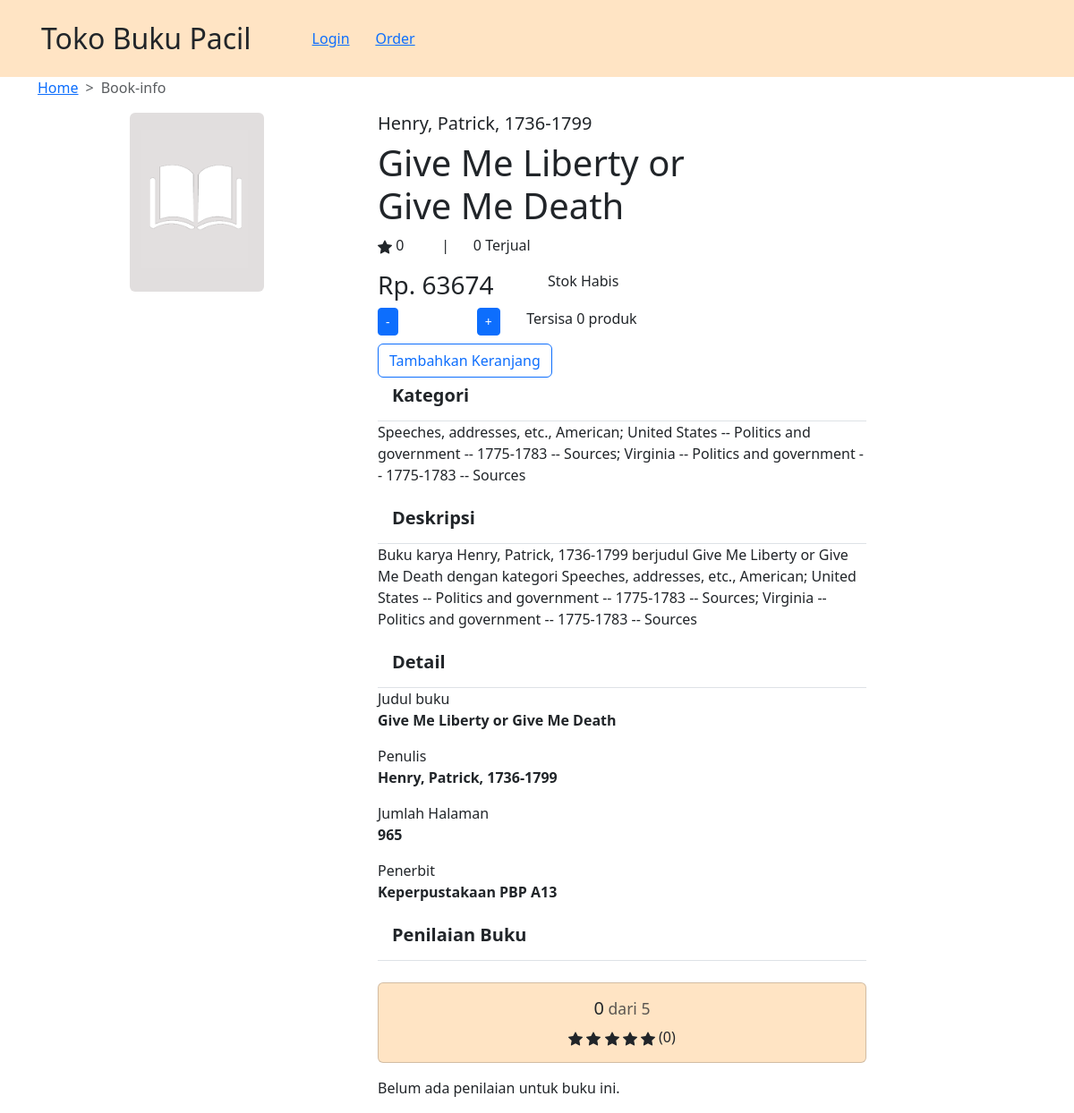
Screenshot of /book-info/6/ with the database file from the repository.
### book/models.py (models this page shows)
class Book(models.Model):
    title = models.CharField(max_length=511, null=True)
    image = models.ImageField( upload_to='book/images', null=True, blank=True)
    authors = models.CharField(max_length=511, null=True)
    categories = models.CharField(max_length=511, null=True)
    price = models.IntegerField(default = random.randint(25000, 200000))
    description = models.TextField(default = "")
    no_of_pages = models.IntegerField(default = random.randint(100,1000))
    stock = models.IntegerField(default=0)
    rating = models.IntegerField(default=0)
    jumlah_terjual = models.IntegerField(default=0)

### book_info/views.py (the view)
# urls.py: path('<int:id>/', show_info, name='show_info'),
def show_info(request, id):
    book = get_object_or_404(Book, pk=id)
    reviews = Review.objects.filter(book=book)
    context = {
        'book': book,
        'reviews': reviews,
    }
    return render(request, "book_info.html", context)

### book_info/templates/book_info.html (shortened to what this page needs)
{% extends 'base.html' %}
{% block content %}
<div class="container">
    <div class="row">
        <nav style="--bs-breadcrumb-divider: '>';" aria-label="breadcrumb">
            <ol class="breadcrumb">
                <li class="breadcrumb-item"><a href="{% url 'main:show_main' %}">Home</a></li>
                <li class="breadcrumb-item active" aria-current="page">Book-info</li>
            </ol>
        </nav>
    </div>
    <div class="row">
        <div class="col-4">
            <img src="/static/book/images/default_book.png" class="rounded mx-auto d-block" style="max-height:200px">
        </div>
        <div class="col-6">
            <div class="row">
                <div class="col-sm-9">
                    <div class="col">
                        <div class="row">
                            <h5>{{ book.authors }}</h5>
                        </div>
                        <div class="row">
                            <h1>{{ book.title }}</h1>
                        </div>
                        <div class="row">
                            <div class="col-2">
                                <p>
                                    {{ book.rating }}
                                </p>
                            </div>
                            <div class="col-1">
                                <p>|</p>
                            </div>
                            <div class="col-4">
                                <p>{{ book.jumlah_terjual }} Terjual</p>
                            </div>
                            <div class="col-5"></div>
                        </div>
                    </div>
                </div>
            </div>
            <div class="col">
                <div class="row">
                    <div class="col">
                        <h3>Rp. {{ book.price }}</h3>
                    </div>
                    {% if book.stock > 0 %}
                        <div class="col">
                            <p>Stok Tersedia</p>
                        </div>
                    {% else %}
                        <div class="col">
                            <p>Stok Habis</p>
                        </div>
                    {% endif %}
                    <div class="col-4"></div>
                </div>
                <div class="row">
                    <div class="col">
                        <div class="row">
                        <div class="col">
                            <button class="btn btn-primary btn-sm" onclick="decrementAmount('{{ book.id }}')">-</button>
                        </div>
                        <div class="col" id="jumlah-pembelian">{{ cart.jumlah_pembelian }}</div>
                        <div class="col">
                            <button class="btn btn-primary btn-sm" onclick="incrementAmount('{{ book.id }}')">+</button>
                        </div>
                        </div>
                    </div>
                    <div class="col">
                        <p>Tersisa {{ book.stock }} produk</p>
                    </div>
                    <div class="col-5"></div>
                </div>
                {% if request.user.is_authenticated %}
                    {% if book.stock > 0 %}
                        <a class="btn btn-outline-primary" href="#" role="button">Tambahkan Keranjang</button>
                    {% else %}
                        <a class="btn btn-outline-primary" href="#" role="button" disabled>Tambahkan Keranjang</button>
                    {% endif %}
                {% else %}
                    <a class="btn btn-outline-primary" href="{% url 'account:login_user' %}" role="button">Tambahkan Keranjang</a>
                {% endif %}
                <ul class="list-group list-group-flush">
                    <li class="list-group-item">
                        <h5><strong>Kategori</strong></h5>
                    </li>
                    <p>{{ book.categories }}</p>
                    <li class="list-group-item">
                        <h5><strong>Deskripsi</strong></h5>
                    </li>
                    <p>Buku karya {{ book.authors }} berjudul {{ book.title }} dengan kategori {{ book.categories }}</p>
                    <li class="list-group-item">
                        <h5><strong>Detail</strong></h5>
                    </li>
                    <span>
                        Judul buku
                        <p><strong>{{ book.title }}</strong></p>
                    </span>
                    <span>
                        Penulis
                        <p><strong>{{ book.authors }}</strong></p>
                    </span>
                    <span>
                        Jumlah Halaman
                        <p><strong>{{ book.no_of_pages }}</strong></p>
                    </span>
                    <span>
                        Penerbit
                        <p><strong>Keperpustakaan PBP A13</strong></p>
                    </span>
                    <li class="list-group-item">
                        <h5><strong>Penilaian Buku</strong></h5>
                    </li>
                    <br>
                    <div class="card mb-3" style="background-color: bisque;">
                        <div class="card-body">
                            <div class="text-center">
                                <h5 class="card-title">{{ book.rating }}<small class="text-body-secondary"> dari 5</small></h5>
                                <p class="card-text">
                                    ({{ reviews|length }})
                                </p>
                            </div>
                        </div>
                    </div>
                    {% if reviews|length > 0 %}
                        <div class="row row-cols-1 row-cols-md-3 g-4">
                            {% for review in reviews %}
                                <div class="col">
                                    <div class="card h-100">
                                        <div class="card-body">
                                            <h5 class="card-title">{{ review.user_name }}</h5>
                                            <h6 class="card-subtitle mb-2 text-body-secondary">
                                                <svg xmlns="http://www.w3.org/2000/svg" width="16" height="16" fill="currentColor" class="bi bi-star-fill" viewBox="0 0 16 16">
                                                    <path d="M3.612 15.443c-.386.198-.824-.149-.746-.592l.83-4.73L.173 6.765c-.329-.314-.158-.888.283-.95l4.898-.696L7.538.792c.197-.39.73-.39.927 0l2.184 4.327 4.898.696c.441.062.612.636.282.95l-3.522 3.356.83 4.73c.078.443-.36.79-.746.592L8 13.187l-4.389 2.256z"/>
                                                </svg>
                                                {{ review.rating }}
                                            </h6>
                                            <p class="card-text">{{ review.comment }}</p>
                                        </div>
                                    </div>
                                </div>
                            {% endfor %}
                        </div>
                    {% else %}
                        <p>Belum ada penilaian untuk buku ini.</p>
                    {% endif %}
                </ul>
            </div>
        </div>
    </div>
</div>
{% endblock %}

### rows the page displays
Book: authors "Henry, Patrick, 1736-1799", title "Give Me Liberty or Give Me Death", rating "0", jumlah_terjual "0", price "63674", stock "0", categories "Speeches, addresses, etc., American; United States -- Politics and government -- 1775-1783 -- Sources; Virginia -- Politics and government -- 1775-1783 -- Sources", no_of_pages "965"

### other values shown
{{ reviews|length }} "0"
